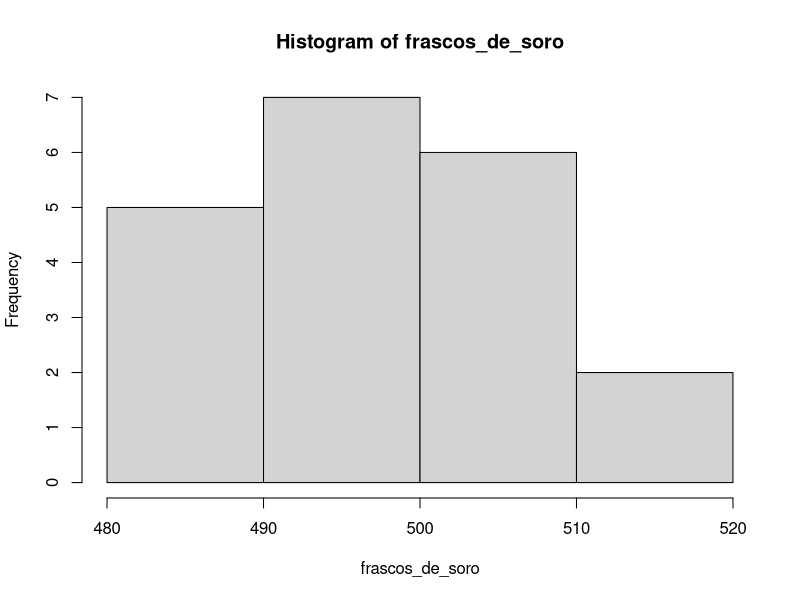
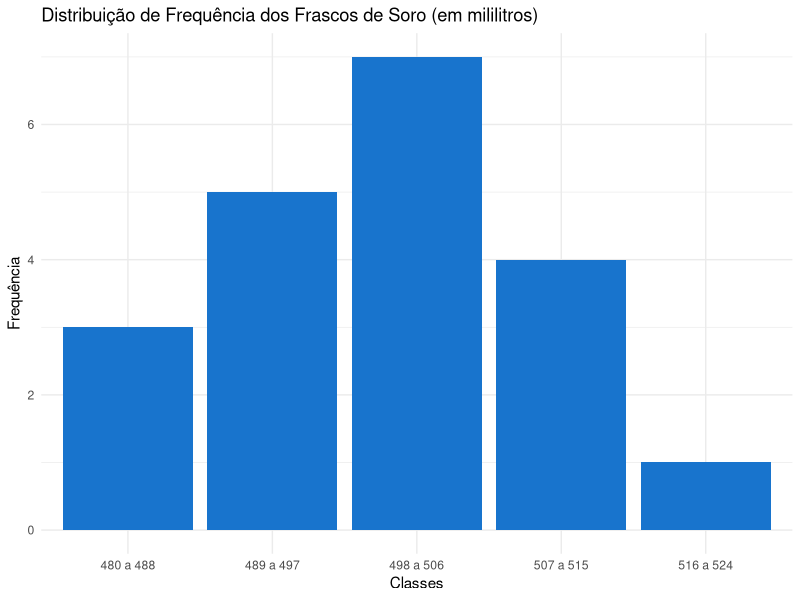

Generate these figures, in order, with R:

frascos_de_soro <- c(
  480, 485, 485, 490, 490, 
  495, 495, 497, 498, 498, 
  500, 500, 503, 505, 506, 
  508, 510, 510, 515, 519
)

amplitute = max(frascos_de_soro) - min(frascos_de_soro) # a amplitude

classes = 5 # o número de classes

intervalo = 8 # tecnicamente, isto é igual a amplitude / classes

l1 = min(frascos_de_soro) + 8 # o limite inferior + o intervalo = limite superior
l2 = l1 + 9 # o limite superior = limite inferior + 1 + intervalo
l3 = l2 + 9 
l4 = l3 + 9 
l5 = l4 + 9 

tabela = data.frame(
  classe = c('480 a 488', '489 a 497', '498 a 506', '507 a 515', '516 a 524'),
  frequencia = c(3, 5, 7, 4, 1)
)

hist(frascos_de_soro, breaks = 5)

ggplot2::ggplot(tabela)+
  ggplot2::geom_col(ggplot2::aes(x = classe, y = frequencia), fill = 'dodgerblue3')+
  ggplot2::labs(
    title = 'Distribuição de Frequência dos Frascos de Soro (em mililitros)',
    x = 'Classes', y = 'Frequência')+
  ggplot2::theme_minimal()
